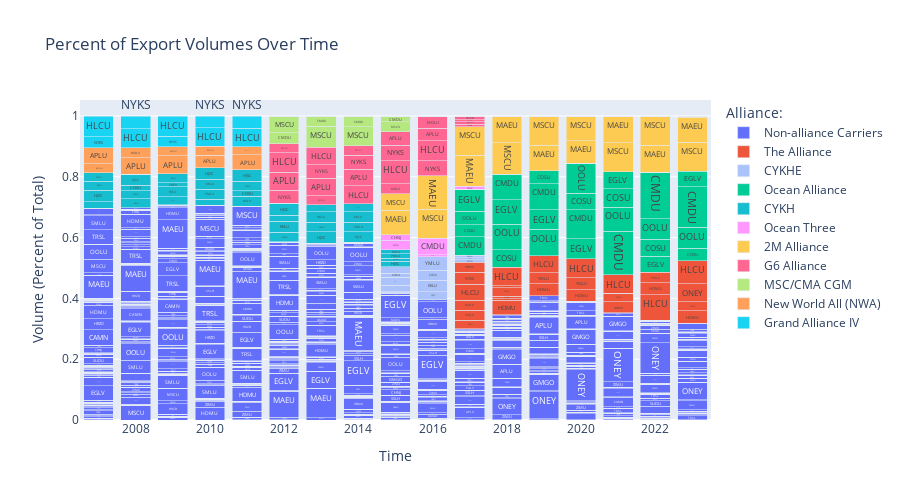

The notebook cell saved with this chart:
### Code cell
df = (
    main_lf
    #group by alliance, scac, and year
    .group_by('alliance', 'scac', 'year')
    .agg(pl.col('teus').sum())
    #get proportion 
    .with_columns((pl.col('teus')/pl.col('teus').sum().over('year')).alias('prop_volume'))
    .collect()
)

#plot
fig = px.bar(
    df, x='year', y='prop_volume',
    color='alliance',
    text='scac', 
    barmode='stack',  
    title='Percent of Export Volumes Over Time',
    width=900,
    height=500,
    color_discrete_map={
        'Non-alliance Carriers':'#636EFA',
        'The Alliance':'#EF553B',
        'Ocean Alliance':'#00CC96',
        'CYKHE':'#ABC3FA',
        'New World All (NWA)':'#FFA15A',
        'Grand Alliance IV':'#19D3F3',
        'G6 Alliance':'#FF6692',
        'MSC/CMA CGM':'#B6E880',
        '2M Alliance':'#FECB52',
        'Ocean Three':'#FF97FF',
        'CYKH':'#17BECF',
    },
    labels={
        'alliance':'Alliance:',
        'prop_volume':'Volume (Percent of Total)',
        'year':'Time'
    },
    category_orders={
        'alliance':[
            'Non-alliance Carriers', 'The Alliance', 'CYKHE', 'Ocean Alliance',  
            'CYKH', 'Ocean Three', '2M Alliance', 'G6 Alliance', 'MSC/CMA CGM', 'New World All (NWA)', 'Grand Alliance IV'
        ]
    }
    )

fig.show()

### Figure 1 — Plotly figure (JSON) as saved in the notebook; plotly's stock layout.template omitted (floating-point values rounded to 4 significant figures; data arrays with more than 128 entries replaced by an {"elided": "..."} marker saying what was removed)
{"data": [{"alignmentgroup": "True", "hovertemplate": "Alliance:=Non-alliance Carriers<br>Time=%{x}<br>Volume (Percent of Total)=%{y}<br>scac=%{text}<extra></extra>", "legendgroup": "Non-alliance Carriers", "marker": {"color": "#636EFA", "pattern": {"shape": ""}}, "name": "Non-alliance Carriers", "offsetgroup": "Non-alliance Carriers", "orientation": "v", "showlegend": true, "text": {"elided": "2763 str values"}, "textposition": "auto", "type": "bar", "x": {"elided": "2763 int values"}, "xaxis": "x", "y": {"elided": "2763 float values"}, "yaxis": "y"}, {"alignmentgroup": "True", "hovertemplate": "Alliance:=The Alliance<br>Time=%{x}<br>Volume (Percent of Total)=%{y}<br>scac=%{text}<extra></extra>", "legendgroup": "The Alliance", "marker": {"color": "#EF553B", "pattern": {"shape": ""}}, "name": "The Alliance", "offsetgroup": "The Alliance", "orientation": "v", "showlegend": true, "text": ["MOLU", "KKLU", "KKLU", "KKLU", "NYKS", "KKLU", "NYKS", "HDMU", "MOLU", "HDMU", "KKLU", "MOLU", "HDMU", "MOLU", "KKLU", "HDMU", "YMLU", "HLCU", "NYKS", "HLCU", "HDMU", "HDMU", "YMLU", "MOLU", "HDMU", "YMLU", "NYKS", "MOLU", "HDMU", "YMLU", "MOLU", "NYKS", "MOLU", "NYKS", "MOLU", "KKLU", "NYKS", "YMLU", "MOLU", "NYKS", "YMLU", "MOLU", "ONEY", "KKLU", "HLCU", "HLCU", "KKLU", "KKLU", "KKLU", "KKLU", "KKLU", "MOLU", "HLCU", "MOLU", "HLCU", "HLCU", "NYKS", "KKLU", "MOLU", "MOLU", "NYKS", "KKLU", "NYKS", "HLCU", "YMLU", "NYKS", "YMLU", "NYKS", "HDMU", "NYKS", "HDMU"], "textposition": "auto", "type": "bar", "x": [2016, 2012, 2013, 2017, 2008, 2022, 2022, 2023, 2011, 2018, 2019, 2009, 2019, 2018, 2011, 2021, 2023, 2016, 2018, 2022, 2010, 2020, 2017, 2008, 2014, 2019, 2015, 2021, 2022, 2021, 2012, 2021, 2017, 2010, 2019, 2023, 2020, 2020, 2023, 2014, 2018, 2022, 2023, 2021, 2017, 2019, 2018, 2016, 2009, 2014, 2020, 2020, 2023, 2015, 2021, 2018, 2017, 2015, 2007, 2013, 2023, 2010, 2016, 2020, 2015, 2009, 2022, 2012, 2017, 2019, 2015], "xaxis": "x", "y": [5.177e-06, 2.839e-06, 3.433e-06, 0.02765, 8.048e-07, 0.0001877, 0.0001414, 0.04029, 1.3e-06, 0.0466, 0.0001802, 4.522e-07, 0.03927, 0.006193, 1.3e-06, 0.03584, 0.02994, 5.088e-06, 0.008217, 0.08349, 9.415e-07, 0.03831, 0.0338, 4.024e-07, 2.603e-07, 0.03613, 4.33e-07, 0.0004176, 0.03982, 0.02685, 8.111e-07, 0.0002862, 0.03259, 2.354e-06, 1.736e-05, 8.898e-05, 0.0002659, 0.03842, 0.0001199, 5.206e-06, 0.02772, 0.0003634, 0.05907, 0.0002078, 0.05203, 0.05694, 0.006572, 2.157e-07, 4.522e-07, 3.384e-06, 0.0001851, 1.881e-05, 0.07615, 1.949e-06, 0.06118, 0.06131, 0.03982, 6.495e-07, 1.87e-06, 9.362e-07, 7.753e-05, 3.766e-06, 4.314e-07, 0.06233, 1.202e-06, 4.522e-07, 0.03399, 8.111e-07, 0.03272, 0.0003062, 4.33e-07], "yaxis": "y"}, {"alignmentgroup": "True", "hovertemplate": "Alliance:=CYKHE<br>Time=%{x}<br>Volume (Percent of Total)=%{y}<br>scac=%{text}<extra></extra>", "legendgroup": "CYKHE", "marker": {"color": "#ABC3FA", "pattern": {"shape": ""}}, "name": "CYKHE", "offsetgroup": "CYKHE", "orientation": "v", "showlegend": true, "text": ["YMLU", "YMLU", "HJSC", "KKLU", "KKLU", "KKLU", "HJSC", "KKLU", "KKLU", "KKLU", "COSU", "COSU", "YMLU", "KKLU", "COSU", "KKLU", "YMLU", "KKLU", "KKLU", "KKLU", "YMLU"], "textposition": "auto", "type": "bar", "x": [2015, 2014, 2016, 2011, 2021, 2014, 2015, 2016, 2012, 2019, 2016, 2015, 2016, 2010, 2017, 2017, 2017, 2013, 2015, 2023, 2019], "xaxis": "x", "y": [0.02059, 2.603e-07, 0.02717, 1.733e-06, 2.789e-07, 1.041e-06, 0.02634, 0.03804, 4.461e-06, 1.036e-06, 0.03306, 0.013, 0.04423, 1.036e-05, 0.007879, 0.006996, 0.008401, 3.121e-07, 0.02139, 2.744e-07, 1.023e-07], "yaxis": "y"}, {"alignmentgroup": "True", "hovertemplate": "Alliance:=Ocean Alliance<br>Time=%{x}<br>Volume (Percent of Total)=%{y}<br>scac=%{text}<extra></extra>", "legendgroup": "Ocean Alliance", "marker": {"color": "#00CC96", "pattern": {"shape": ""}}, "name": "Ocean Alliance", "offsetgroup": "Ocean Alliance", "orientation": "v", "showlegend": true, "text": ["COSU", "OOLU", "EGLV", "OOLU", "CMDU", "CMDU", "CMDU", "COSU", "EGLV", "COSU", "EGLV", "COSU", "OOLU", "CMDU", "EGLV", "CMDU", "COSU", "CMDU", "COSU", "OOLU", "COSU", "OOLU", "CMDU", "CMDU", "CMDU", "OOLU", "EGLV", "OOLU", "EGLV", "CMDU", "CMDU", "COSU", "EGLV", "CMDU", "OOLU"], "textposition": "auto", "type": "bar", "x": [2018, 2019, 2022, 2018, 2021, 2017, 2014, 2017, 2020, 2022, 2018, 2016, 2022, 2020, 2019, 2011, 2020, 2019, 2023, 2021, 2021, 2017, 2013, 2022, 2018, 2023, 2017, 2020, 2021, 2016, 2023, 2019, 2023, 2008, 2015], "xaxis": "x", "y": [0.05717, 0.08654, 0.053, 0.08415, 0.1435, 0.06012, 3.631e-07, 0.0395, 0.06711, 0.05525, 0.0798, 1.043e-06, 0.06675, 0.09431, 0.0643, 4.333e-07, 0.05556, 0.08484, 0.0403, 0.07965, 0.05971, 0.04503, 6.242e-07, 0.1537, 0.08396, 0.06902, 0.07162, 0.09857, 0.05714, 4.314e-07, 0.134, 0.04401, 0.0509, 8.048e-07, 2.165e-07], "yaxis": "y"}, {"alignmentgroup": "True", "hovertemplate": "Alliance:=CYKH<br>Time=%{x}<br>Volume (Percent of Total)=%{y}<br>scac=%{text}<extra></extra>", "legendgroup": "CYKH", "marker": {"color": "#17BECF", "pattern": {"shape": ""}}, "name": "CYKH", "offsetgroup": "CYKH", "orientation": "v", "showlegend": true, "text": ["KKLU", "YMLU", "YMLU", "COSU", "HJSC", "HJSC", "KKLU", "KKLU", "KKLU", "COSU", "COSU", "COSU", "HJSC", "COSU", "HJSC", "YMLU", "HJSC", "COSU", "YMLU", "YMLU", "YMLU", "YMLU", "KKLU", "YMLU", "COSU", "YMLU", "YMLU", "KKLU", "COSU", "KKLU", "HJSC", "KKLU", "KKLU", "YMLU", "HJSC", "YMLU", "COSU", "KKLU", "YMLU", "KKLU", "COSU", "HJSC", "KKLU", "HJSC"], "textposition": "auto", "type": "bar", "x": [2011, 2012, 2016, 2016, 2015, 2013, 2008, 2012, 2016, 2007, 2015, 2012, 2007, 2011, 2014, 2009, 2009, 2010, 2014, 2011, 2017, 2022, 2007, 2008, 2008, 2010, 2015, 2010, 2009, 2015, 2010, 2014, 2021, 2007, 2012, 2020, 2014, 2009, 2013, 2013, 2013, 2008, 2017, 2011], "xaxis": "x", "y": [0.03375, 0.03093, 8.359e-07, 1.703e-06, 0.01856, 0.03761, 0.02953, 0.03609, 9.173e-06, 0.02073, 0.00993, 0.02009, 0.0385, 0.01805, 0.03517, 0.02657, 0.0328, 0.01997, 0.03215, 0.03038, 7.562e-06, 5.408e-07, 0.02825, 0.02712, 0.01836, 0.03254, 0.01376, 0.03251, 0.01426, 0.01464, 0.03882, 0.0337, 5.579e-07, 0.02894, 0.03878, 4.433e-07, 0.02645, 0.02914, 0.03124, 0.0342, 0.02321, 0.03525, 3.541e-06, 0.03791], "yaxis": "y"}, {"alignmentgroup": "True", "hovertemplate": "Alliance:=Ocean Three<br>Time=%{x}<br>Volume (Percent of Total)=%{y}<br>scac=%{text}<extra></extra>", "legendgroup": "Ocean Three", "marker": {"color": "#FF97FF", "pattern": {"shape": ""}}, "name": "Ocean Three", "offsetgroup": "Ocean Three", "orientation": "v", "showlegend": true, "text": ["UABS", "CHNJ", "CMDU", "UABS", "CHNJ", "CMDU", "CMDU", "CMDU", "UABS", "CMDU", "CHNJ", "CMDU", "CMDU"], "textposition": "auto", "type": "bar", "x": [2015, 2016, 2015, 2016, 2015, 2016, 2022, 2018, 2017, 2019, 2017, 2020, 2017], "xaxis": "x", "y": [1.058e-05, 0.005898, 0.03129, 0.0001775, 0.01658, 0.05504, 2.356e-06, 4.628e-05, 0.0005117, 1.437e-05, 1.216e-06, 6.65e-07, 0.009852], "yaxis": "y"}, {"alignmentgroup": "True", "hovertemplate": "Alliance:=2M Alliance<br>Time=%{x}<br>Volume (Percent of Total)=%{y}<br>scac=%{text}<extra></extra>", "legendgroup": "2M Alliance", "marker": {"color": "#FECB52", "pattern": {"shape": ""}}, "name": "2M Alliance", "offsetgroup": "2M Alliance", "orientation": "v", "showlegend": true, "text": ["MAEU", "MSCU", "MAEU", "MAEU", "MAEU", "SUDU", "MAEU", "MSCU", "MSCU", "SUDU", "MAEU", "MSCU", "MAEU", "MSCU", "MSCU", "MSCU", "MAEU", "MSCU", "SUDU", "MAEU", "MAEU", "MSCU", "SUDU", "MSCU", "MAEU"], "textposition": "auto", "type": "bar", "x": [2020, 2021, 2019, 2009, 2021, 2022, 2015, 2023, 2020, 2011, 2017, 2017, 2022, 2016, 2007, 2018, 2023, 2019, 2021, 2016, 2018, 2022, 2023, 2015, 2012], "xaxis": "x", "y": [0.07417, 0.0951, 0.08345, 9.045e-07, 0.08759, 3.203e-06, 0.08175, 0.09559, 0.08058, 4.333e-07, 0.1029, 0.09314, 0.08899, 0.09398, 4.675e-07, 0.1038, 0.08126, 0.09589, 1.982e-06, 0.1114, 0.0878, 0.09605, 0.004641, 0.05447, 1.217e-06], "yaxis": "y"}, {"alignmentgroup": "True", "hovertemplate": "Alliance:=G6 Alliance<br>Time=%{x}<br>Volume (Percent of Total)=%{y}<br>scac=%{text}<extra></extra>", "legendgroup": "G6 Alliance", "marker": {"color": "#FF6692", "pattern": {"shape": ""}}, "name": "G6 Alliance", "offsetgroup": "G6 Alliance", "orientation": "v", "showlegend": true, "text": ["HLCU", "NYKS", "MOLU", "NYKS", "MOLU", "NYKS", "APLU", "NYKS", "APLU", "APLU", "MOLU", "MOLU", "NYKS", "APLU", "MOLU", "HLCU", "MOLU", "APLU", "MOLU", "MOLU", "HLCU", "NYKS", "HLCU", "HLCU", "MOLU", "NYKS", "NYKS", "APLU", "NYKS", "MOLU", "APLU", "NYKS", "HLCU", "APLU", "APLU", "NYKS", "NYKS", "HLCU", "MOLU", "APLU", "MOLU", "MOLU", "MOLU", "NYKS", "APLU", "MOLU", "NYKS"], "textposition": "auto", "type": "bar", "x": [2010, 2021, 2013, 2016, 2010, 2017, 2022, 2012, 2012, 2019, 2011, 2007, 2011, 2020, 2017, 2016, 2009, 2017, 2015, 2019, 2015, 2018, 2012, 2014, 2020, 2015, 2023, 2013, 2013, 2008, 2015, 2008, 2013, 2014, 2016, 2014, 2022, 2017, 2021, 2018, 2016, 2018, 2014, 2019, 2021, 2012, 2009], "xaxis": "x", "y": [4.707e-07, 1.674e-06, 0.02989, 0.04856, 3.295e-06, 0.008813, 5.231e-06, 0.04253, 0.0595, 4.909e-06, 2.6e-06, 4.675e-07, 1.256e-05, 1.856e-06, 0.00774, 0.06638, 1.357e-06, 0.006795, 0.0326, 1.555e-06, 0.07585, 1.739e-05, 0.06471, 0.0589, 8.422e-07, 0.05083, 5.489e-07, 0.05835, 0.04317, 2.012e-06, 0.04473, 2.414e-06, 0.05813, 0.05398, 0.04154, 0.04729, 2.163e-06, 0.01179, 3.068e-06, 9.506e-07, 0.03952, 1.338e-06, 0.03015, 1.814e-06, 3.964e-06, 0.02947, 8.14e-06], "yaxis": "y"}, {"alignmentgroup": "True", "hovertemplate": "Alliance:=MSC/CMA CGM<br>Time=%{x}<br>Volume (Percent of Total)=%{y}<br>scac=%{text}<extra></extra>", "legendgroup": "MSC/CMA CGM", "marker": {"color": "#B6E880", "pattern": {"shape": ""}}, "name": "MSC/CMA CGM", "offsetgroup": "MSC/CMA CGM", "orientation": "v", "showlegend": true, "text": ["CMDU", "MSCU", "CMDU", "CMDU", "MSCU", "CMDU", "MSCU", "CMDU", "CMDU", "CMDU", "MSCU", "CMDU", "CMDU", "CMDU", "CMDU", "MSCU", "CMDU"], "textposition": "auto", "type": "bar", "x": [2012, 2016, 2011, 2023, 2015, 2020, 2013, 2015, 2018, 2017, 2014, 2010, 2019, 2021, 2014, 2012, 2013], "xaxis": "x", "y": [0.03636, 1.788e-06, 4.333e-07, 1.733e-06, 0.03151, 4.211e-06, 0.0685, 0.01963, 1.771e-05, 1.985e-06, 0.06347, 4.707e-07, 6.265e-06, 3.083e-06, 0.03478, 0.05445, 0.03432], "yaxis": "y"}, {"alignmentgroup": "True", "hovertemplate": "Alliance:=New World All (NWA)<br>Time=%{x}<br>Volume (Percent of Total)=%{y}<br>scac=%{text}<extra></extra>", "legendgroup": "New World All (NWA)", "marker": {"color": "#FFA15A", "pattern": {"shape": ""}}, "name": "New World All (NWA)", "offsetgroup": "New World All (NWA)", "orientation": "v", "showlegend": true, "text": ["APLU", "APLU", "MOLU", "MOLU", "APLU", "MOLU", "MOLU", "APLU", "MOLU", "APLU", "MOLU", "MOLU", "MOLU", "MOLU", "MOLU", "MOLU", "APLU", "MOLU", "MOLU", "APLU", "MOLU", "MOLU", "APLU", "APLU", "APLU", "APLU", "APLU"], "textposition": "auto", "type": "bar", "x": [2020, 2011, 2019, 2011, 2008, 2007, 2013, 2009, 2021, 2010, 2020, 2015, 2016, 2018, 2010, 2014, 2017, 2012, 2009, 2016, 2008, 2017, 2022, 2007, 2012, 2014, 2019], "xaxis": "x", "y": [6.65e-07, 0.04926, 2.591e-07, 0.0263, 0.05536, 0.02943, 5.93e-06, 0.05914, 4.184e-06, 0.04099, 3.088e-06, 1.083e-06, 8.629e-07, 1.605e-06, 0.02927, 2.863e-06, 8.758e-07, 2.839e-05, 0.02975, 3.577e-06, 0.03201, 8.874e-07, 2.135e-07, 0.05235, 4.867e-06, 3.48e-06, 3.324e-07], "yaxis": "y"}, {"alignmentgroup": "True", "hovertemplate": "Alliance:=Grand Alliance IV<br>Time=%{x}<br>Volume (Percent of Total)=%{y}<br>scac=%{text}<extra></extra>", "legendgroup": "Grand Alliance IV", "marker": {"color": "#19D3F3", "pattern": {"shape": ""}}, "name": "Grand Alliance IV", "offsetgroup": "Grand Alliance IV", "orientation": "v", "showlegend": true, "text": ["NYKS", "HLCU", "NYKS", "NYKS", "NYKS", "HLCU", "NYKS", "NYKS", "HLCU", "NYKS", "HLCU", "HLCU", "MALA", "NYKS", "NYKS", "NYKS", "HLCU", "NYKS", "NYKS", "HLCU"], "textposition": "auto", "type": "bar", "x": [2007, 2008, 2016, 2013, 2012, 2015, 2015, 2008, 2011, 2011, 2012, 2010, 2009, 2018, 2009, 2014, 2009, 2010, 2017, 2007], "xaxis": "x", "y": [0.03608, 0.06323, 1.726e-06, 9.05e-06, 8.111e-06, 3.419e-07, 4.33e-07, 0.04127, 0.06105, 0.04035, 3.245e-06, 0.05998, 1.854e-05, 5.351e-07, 0.03498, 2.603e-07, 0.06596, 0.03939, 4.437e-07, 0.06841], "yaxis": "y"}], "layout": {"barmode": "stack", "height": 500, "legend": {"title": {"text": "Alliance:"}, "tracegroupgap": 0}, "title": {"text": "Percent of Export Volumes Over Time"}, "width": 900, "xaxis": {"anchor": "y", "domain": [0, 1], "title": {"text": "Time"}}, "yaxis": {"anchor": "x", "domain": [0, 1], "title": {"text": "Volume (Percent of Total)"}}}}
